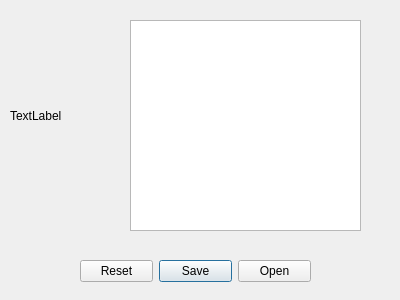
<?xml version="1.0" encoding="UTF-8"?>
<ui version="4.0">
 <class>FormMP</class>
 <widget class="QWidget" name="FormMP">
  <property name="geometry">
   <rect>
    <x>0</x>
    <y>0</y>
    <width>400</width>
    <height>300</height>
   </rect>
  </property>
  <property name="windowTitle">
   <string>Form</string>
  </property>
  <widget class="QLabel" name="label">
   <property name="geometry">
    <rect>
     <x>10</x>
     <y>90</y>
     <width>101</width>
     <height>51</height>
    </rect>
   </property>
   <property name="text">
    <string>TextLabel</string>
   </property>
   <property name="scaledContents">
    <bool>true</bool>
   </property>
  </widget>
  <widget class="QTextEdit" name="textEdit">
   <property name="geometry">
    <rect>
     <x>130</x>
     <y>20</y>
     <width>231</width>
     <height>211</height>
    </rect>
   </property>
  </widget>
  <widget class="QDialogButtonBox" name="buttonBox">
   <property name="geometry">
    <rect>
     <x>80</x>
     <y>260</y>
     <width>231</width>
     <height>23</height>
    </rect>
   </property>
   <property name="standardButtons">
    <set>QDialogButtonBox::Open|QDialogButtonBox::Reset|QDialogButtonBox::Save</set>
   </property>
   <property name="centerButtons">
    <bool>false</bool>
   </property>
  </widget>
 </widget>
 <resources/>
 <connections/>
</ui>
